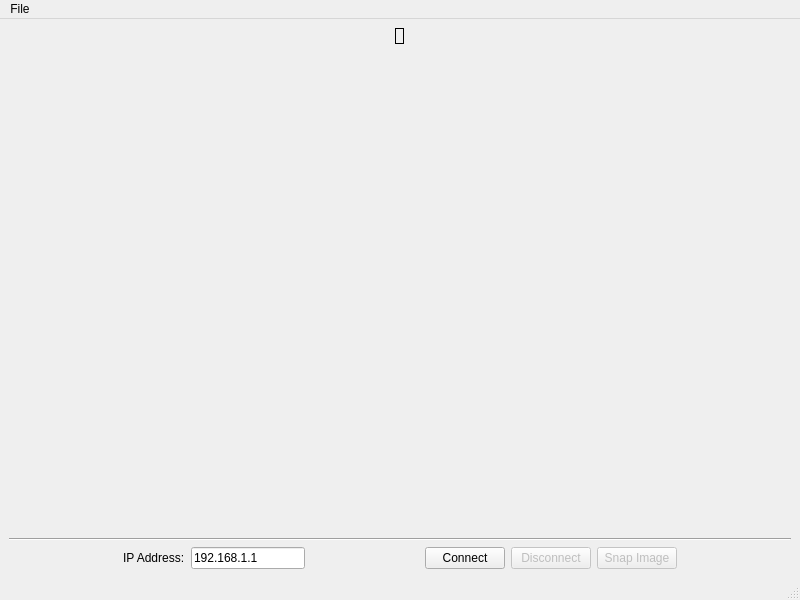
<?xml version="1.0" encoding="UTF-8"?>
<ui version="4.0">
 <class>MainWindow</class>
 <widget class="QMainWindow" name="MainWindow">
  <property name="geometry">
   <rect>
    <x>0</x>
    <y>0</y>
    <width>800</width>
    <height>600</height>
   </rect>
  </property>
  <property name="windowTitle">
   <string>Pi Stream Viewer</string>
  </property>
  <widget class="QWidget" name="centralwidget">
   <layout class="QVBoxLayout" name="verticalLayout">
    <item>
     <layout class="QVBoxLayout" name="verticalLayout_2"/>
    </item>
    <item>
     <layout class="QHBoxLayout" name="horizontalLayout">
      <item>
       <widget class="QLabel" name="videoLabel">
        <property name="enabled">
         <bool>true</bool>
        </property>
        <property name="sizePolicy">
         <sizepolicy hsizetype="Maximum" vsizetype="Preferred">
          <horstretch>0</horstretch>
          <verstretch>0</verstretch>
         </sizepolicy>
        </property>
        <property name="frameShape">
         <enum>QFrame::Panel</enum>
        </property>
        <property name="text">
         <string/>
        </property>
        <property name="alignment">
         <set>Qt::AlignCenter</set>
        </property>
       </widget>
      </item>
     </layout>
    </item>
    <item>
     <spacer name="verticalSpacer">
      <property name="orientation">
       <enum>Qt::Vertical</enum>
      </property>
      <property name="sizeHint" stdset="0">
       <size>
        <width>20</width>
        <height>40</height>
       </size>
      </property>
     </spacer>
    </item>
    <item>
     <widget class="Line" name="line">
      <property name="orientation">
       <enum>Qt::Horizontal</enum>
      </property>
     </widget>
    </item>
    <item>
     <layout class="QHBoxLayout" name="horizontalLayout_2">
      <item>
       <spacer name="horizontalSpacer_3">
        <property name="orientation">
         <enum>Qt::Horizontal</enum>
        </property>
        <property name="sizeHint" stdset="0">
         <size>
          <width>40</width>
          <height>20</height>
         </size>
        </property>
       </spacer>
      </item>
      <item>
       <widget class="QLabel" name="label">
        <property name="text">
         <string>IP Address:</string>
        </property>
       </widget>
      </item>
      <item>
       <widget class="QLineEdit" name="ip_lineEdit">
        <property name="text">
         <string>192.168.1.1</string>
        </property>
       </widget>
      </item>
      <item>
       <spacer name="horizontalSpacer">
        <property name="orientation">
         <enum>Qt::Horizontal</enum>
        </property>
        <property name="sizeHint" stdset="0">
         <size>
          <width>40</width>
          <height>20</height>
         </size>
        </property>
       </spacer>
      </item>
      <item>
       <widget class="QPushButton" name="connect_button">
        <property name="text">
         <string>Connect</string>
        </property>
       </widget>
      </item>
      <item>
       <widget class="QPushButton" name="disconnect_button">
        <property name="enabled">
         <bool>false</bool>
        </property>
        <property name="text">
         <string>Disconnect</string>
        </property>
       </widget>
      </item>
      <item>
       <widget class="QPushButton" name="snapImage_button">
        <property name="enabled">
         <bool>false</bool>
        </property>
        <property name="text">
         <string>Snap Image</string>
        </property>
       </widget>
      </item>
      <item>
       <spacer name="horizontalSpacer_2">
        <property name="orientation">
         <enum>Qt::Horizontal</enum>
        </property>
        <property name="sizeHint" stdset="0">
         <size>
          <width>40</width>
          <height>20</height>
         </size>
        </property>
       </spacer>
      </item>
     </layout>
    </item>
   </layout>
  </widget>
  <widget class="QMenuBar" name="menubar">
   <property name="geometry">
    <rect>
     <x>0</x>
     <y>0</y>
     <width>800</width>
     <height>21</height>
    </rect>
   </property>
   <widget class="QMenu" name="menuFile">
    <property name="title">
     <string>File</string>
    </property>
    <addaction name="actionInfo"/>
   </widget>
   <addaction name="menuFile"/>
  </widget>
  <widget class="QStatusBar" name="statusbar"/>
  <action name="actionExit">
   <property name="text">
    <string>Exit</string>
   </property>
  </action>
  <action name="actionInfo">
   <property name="text">
    <string>Info</string>
   </property>
  </action>
 </widget>
 <resources/>
 <connections/>
</ui>
